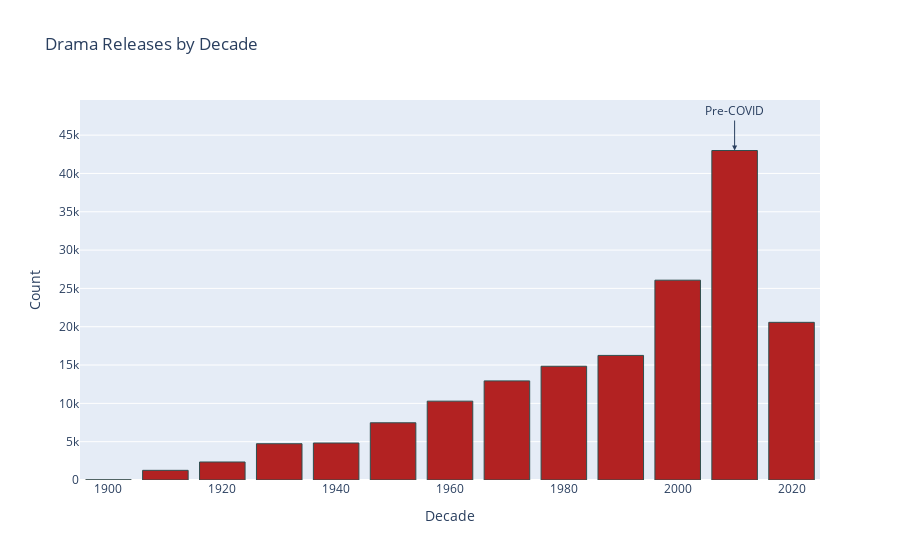

The code cell stored with this chart in its notebook:
### Markdown cell above
## A nice look at Drama climbing the ranks using another Bar graph thanks to Plotly. And heavy visual impact on the blow taking from COVID.

### Code cell
# Plotly bar 'Drama' title release by decade
fig = px.bar(decade_counts_drama, x='Decade', y='Count', # color='Decade', 
             color_discrete_sequence=['firebrick'], # Drama is usually  red
             title='Drama Releases by Decade')
# Outline bars for clarity
fig.update_traces(marker=dict(line=dict(width=1, color='DarkSlateGrey')))
# Label the bar for 2010 pre-covid vertically
fig.add_annotation(x=2010, y=decade_counts_drama.loc[decade_counts_drama['Decade'] == 2010, 'Count'].values[0],
                   text="Pre-COVID",
                   showarrow=True,
                   arrowhead=2,
                   ax=0,
                   ay=-40,
                   font=dict(size=12))
fig.show()

### Figure 1 — Plotly figure (JSON) as saved in the notebook; plotly's stock layout.template omitted (floating-point values rounded to 4 significant figures)
{"data": [{"alignmentgroup": "True", "hovertemplate": "Decade=%{x}<br>Count=%{y}<extra></extra>", "legendgroup": "", "marker": {"color": "firebrick", "line": {"color": "DarkSlateGrey", "width": 1}, "pattern": {"shape": ""}}, "name": "", "offsetgroup": "", "orientation": "v", "showlegend": false, "textposition": "auto", "type": "bar", "x": [1900, 1910, 1920, 1930, 1940, 1950, 1960, 1970, 1980, 1990, 2000, 2010, 2020], "xaxis": "x", "y": [18, 1261, 2350, 4733, 4827, 7466, 10289, 12932, 14843, 16255, 26073, 42994, 20572], "yaxis": "y"}], "layout": {"annotations": [{"arrowhead": 2, "ax": 0, "ay": -40, "font": {"size": 12}, "showarrow": true, "text": "Pre-COVID", "x": 2010, "y": 42994}], "barmode": "relative", "legend": {"tracegroupgap": 0}, "title": {"text": "Drama Releases by Decade"}, "xaxis": {"anchor": "y", "domain": [0, 1], "title": {"text": "Decade"}}, "yaxis": {"anchor": "x", "domain": [0, 1], "title": {"text": "Count"}}}}
